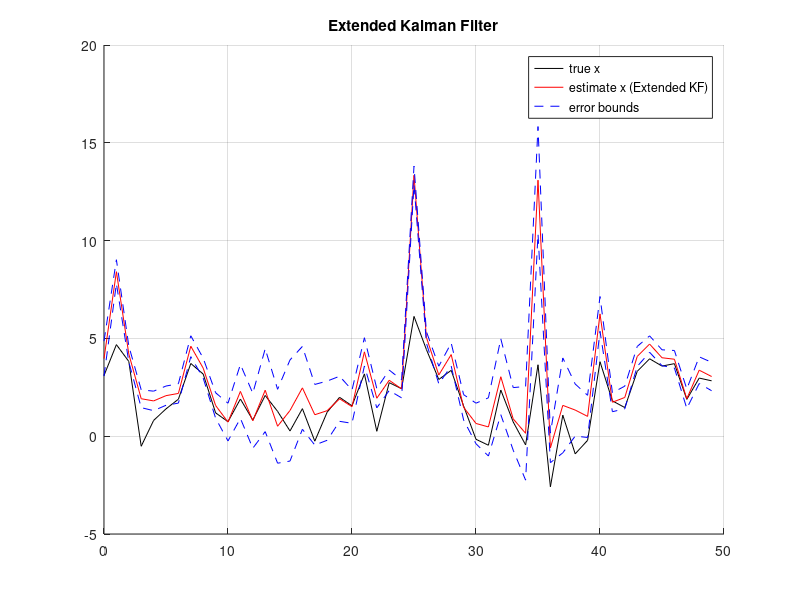

MATLAB code for this plot:
clc;clear;close all;
%% Nonlinear KF Initialization
% Variable Init
Sig_w = 2.5; %Process Noise
Sig_v = 1; %Sensor Noise

%Initial State
x = 2+randn(1); xhat = 2; u = 0;
SigX = 1;

%Variable Store
iteration = 50;
xstore = zeros(1,iteration+1);
xstore(1,1) = x; % initial value
xhatstore = zeros(1,iteration);
SigXstore = zeros(1^2,iteration);

%nonlinear System  x = (4+x)^(1/3)+w+2*u,  x^3+3*v

%% Extended KF
for k=1:iteration

    %true value simulation
    u_prev = u;
    u = sin(k/pi)/3;
    w = chol(Sig_w)'*randn(1);
    v = chol(Sig_v)*randn(1);
    z = x^3+3*v;
    x = (4+x)^(1/3)+w+2*u;

    %KF Prediction
    Aty = (1/3)*(4+x)^(-2/3);
    Bty = 1;
    xhat = (4+xhat)^(1/3)+2*u_prev;
    SigX = Aty*SigX*Aty'+Bty*Sig_w*Bty';

    Cty = 3*xhat^2;
    Dty = 3;
    zhat = xhat^3;

    %KF Correction
    L = SigX*Cty'/(Cty*SigX*Cty'+Dty*Sig_v*Dty');
    xhat = xhat+L*(z-zhat);
    xhat = max(-4,xhat);
    SigX = SigX-L*Cty*SigX;

    xstore(1,k+1) = x(:);
    xhatstore(1,k) = xhat;
    SigXstore(1,k) = SigX(:);
end


figure(1)
hold on
plot(0:iteration-1,xstore(1:iteration)','k-')
plot(0:iteration-1,xhatstore','r-')
plot(0:iteration-1,xhatstore'+3*sqrt(SigXstore'), 'b--', ...
    0:iteration-1,xhatstore'-3*sqrt(SigXstore'), 'b--')
grid on
legend('true x','estimate x (Extended KF)','error bounds')
title("Extended Kalman Filter")
